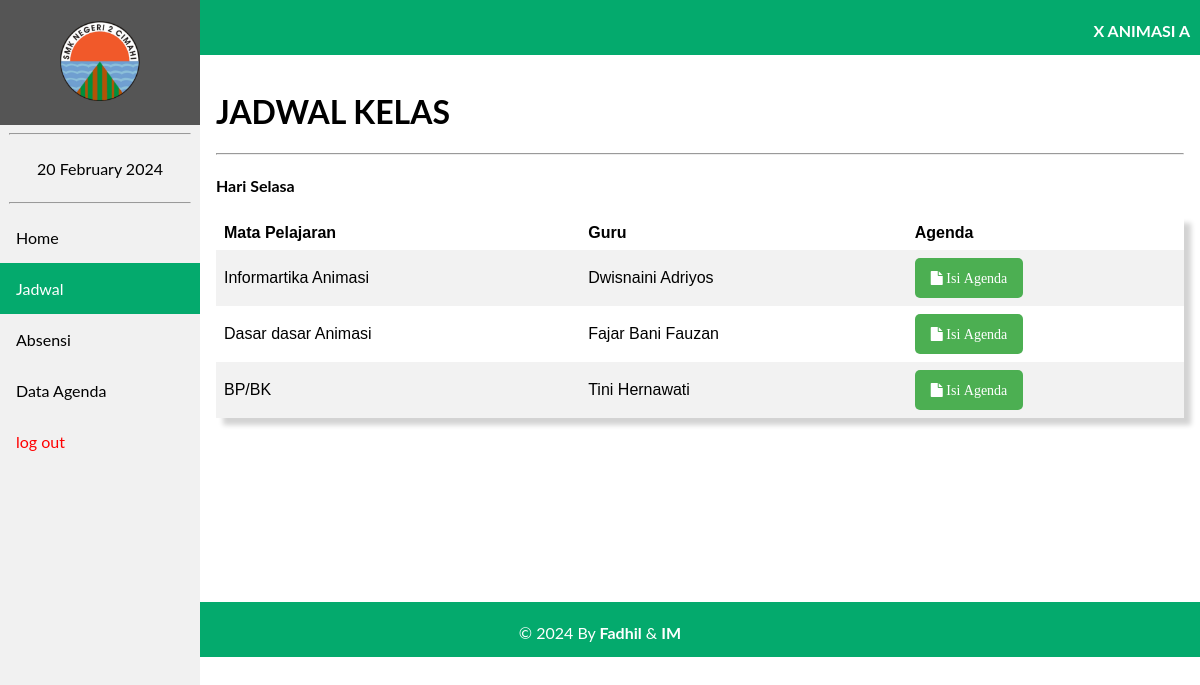
Page /agenda/data_agenda.php?id=A10001 (signed in) on the committed database.
### tables this page shows
CREATE TABLE `tb_kelas` (
  `id_kelas` varchar(6) NOT NULL,
  `nama_kelas` varchar(50) NOT NULL
);

CREATE TABLE `tb_jadwal` (
  `id_jadwal` int(11) NOT NULL,
  `id_kelas` varchar(6) NOT NULL,
  `hari` varchar(10) NOT NULL,
  `jam_masuk` varchar(15) NOT NULL,
  `jam_selesai` varchar(15) NOT NULL,
  `nip` varchar(18) NOT NULL,
  `id_mapel` varchar(6) NOT NULL,
  `ruangan` varchar(50) NOT NULL
);

CREATE TABLE `tb_mapel` (
  `id_mapel` varchar(6) NOT NULL,
  `nama_mapel` varchar(70) NOT NULL
);

CREATE TABLE `tb_guru` (
  `nip` varchar(18) NOT NULL,
  `id_mapel` varchar(6) NOT NULL,
  `nama_guru` varchar(100) NOT NULL
);

### agenda/hari.php (called while the page is built)
<?php
    $hari = array ( 1 =>    'Senin',
    'Selasa',
    'Rabu',
    'Kamis',
    'Jumat',
    'Sabtu',
    'Minggu'
    );
?>

### agenda/data_agenda.php (the view, shortened to what this page needs)
<!DOCTYPE html>
<html lang="en">
<head>
    <link rel="stylesheet" href="navbar.css">
    <link rel="stylesheet" href="https://cdnjs.cloudflare.com/ajax/libs/font-awesome/4.7.0/css/font-awesome.min.css">
</head>
<?php
    include 'koneksi.php';
    include 'hari.php';
    $h = $hari[ date('N') ];
    $kelas = $_GET['id'];
    $sql = "SELECT * FROM tb_kelas WHERE id_kelas='$kelas'";
    $k = mysqli_query($Conn,$sql);
?>
<body>
    <header>
        <div class="sidebar">
        <a href="beranda.php?id=<?= $kelas ?>"><center><img src="image/2cmi.PNG" style="width: 80px; padding: 5px;"></center></a>
        <hr  style="width: 90%;">
        <center><a href="#"><?= date("d F Y"); ?></a></center>
        <hr  style="width: 90%;">
        <a href="beranda.php?id=<?= $kelas ?>">Home</a>
        <a class="active" href="data_agenda.php?id=<?= $kelas ?>">Jadwal</a>
        <a href="absensi.php?id=<?= $kelas ?>">Absensi</a>
        <a href="tampil_agenda.php?id=<?= $kelas ?>">Data Agenda</a>
        <a style="color: red;"href="logout.php"> log out</button></a>
        </div>
    </header>
    <div class="head">
        <?php
            foreach($k as $nama){ ?>
            <p style="margin-right: 10px;"><b><?= $nama['nama_kelas'] ?></b></p>
          <?php
            }
          ?>
    </div>
    <div class="content">
        <h1>JADWAL KELAS</h1><hr>
        <h4>Hari <?= $h ?></h4>
        <table style="box-shadow: 7px 7px 5px lightgrey;">
            <tr>
                <th>Mata Pelajaran</th>
                <th>Guru</th>
                <th>Agenda</th>
            </tr>
                <?php
                    $sql ="SELECT tb_jadwal.jam_masuk, tb_jadwal.jam_selesai, tb_jadwal.hari, tb_kelas.nama_kelas, tb_guru.nama_guru, tb_mapel.nama_mapel, tb_jadwal.nip, tb_mapel.id_mapel
                           FROM tb_jadwal INNER JOIN tb_kelas ON tb_jadwal.id_kelas = tb_kelas.id_kelas INNER JOIN
                           tb_guru ON tb_jadwal.nip = tb_guru.nip INNER JOIN tb_mapel ON tb_jadwal.id_mapel = tb_mapel.id_mapel WHERE tb_jadwal.hari = '$h' AND tb_jadwal.id_kelas='$kelas'";
                    $proses = mysqli_query($Conn, $sql);
                    foreach($proses as $jadwal){ ?>
                        <tr>
                        <td><?= $jadwal['nama_mapel'] ?></td>
                        <td><?= $jadwal['nama_guru'] ?></td>
                        <td><a href="isi_agenda.php?kel=<?= $kelas ?>&nip=<?= $jadwal['nip'] ?>&map=<?= $jadwal['id_mapel'] ?>"><button class="btn1" name="submit" style="font-size: 14px;"><i class="fa fa-file"> Isi Agenda</i></button></a></td>
                <?php }  ?>
                </tr>
        </table>
    </div>
    <div class="footer">
        <p>&copy; 2024 By <b>Fadhil</b> & <b>IM</b></p>
    </div>
</body>
</html>

### agenda/navbar.css (style rules this page uses)
body { margin: 0; font-family: "Lato", sans-serif; }
.sidebar { margin: 0; padding: 0; width: 200px; background-color: #f1f1f1; position: fixed; height: 100%; overflow-x: hidden; z-index: 1; }
.sidebar a, .dropdown-btn { display: block; color: black; padding: 16px; text-decoration: none; }
.sidebar a.active { background-color: #04AA6D; color: white; }
div.content { margin-left: 200px; padding: 16px; min-height: 515px; }
.head { width: 100%; height: 50px; padding-top: 5px; text-align: right; color: white; background-color: #04AA6D; }
.footer { width: 100%; height: 50px; background-color: #04AA6D; bottom: 0; text-align: center; color: white; padding-top: 5px; }

### agenda/data_agenda.php (style rules this page uses)
table { font-family: arial, sans-serif; border-collapse: collapse; width: 100%; }
td, th { color: black; text-align: left; padding: 8px; }
tr:nth-child(even) { background-color: #f2f2f2 }
.btn1 { background-color: #4CAF52; border: none; border-radius: 5px; color: white; padding: 12px 16px; font-size: 16px; cursor: pointer; }

### rows in the picture
tb_kelas: nama_kelas "X ANIMASI A"
tb_jadwal: id_mapel.nama_mapel "Informartika Animasi", tb_guru.nama_guru "Dwisnaini Adriyos"
tb_jadwal: id_mapel.nama_mapel "Dasar dasar Animasi", tb_guru.nama_guru "Fajar Bani Fauzan"
tb_jadwal: id_mapel.nama_mapel "BP/BK", tb_guru.nama_guru "Tini Hernawati"
